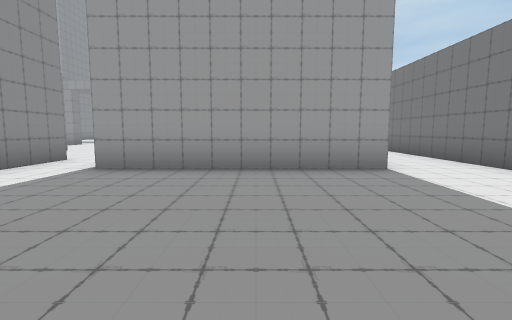
view 1 (above)

20 first-person views from a walk through a Unity game level. The camera is 1.3 m above the floor, tilts 6° down and sees 85° across. The floor is counted in squares, 2 m on a side. Each view is taken from the middle of a square. On the plan, view 1 faces up. The plan holds only what a view shows up to about 9 squares ahead; the rest is blank. The place goes on beyond the plan. The player character is not drawn.

view 2
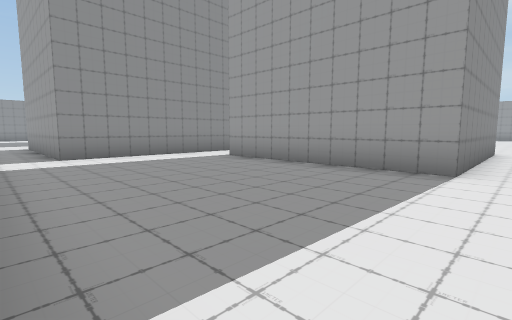

view 3
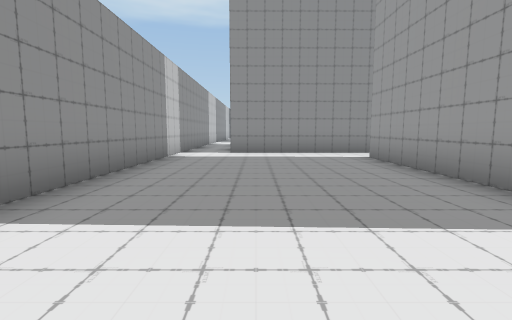

view 4
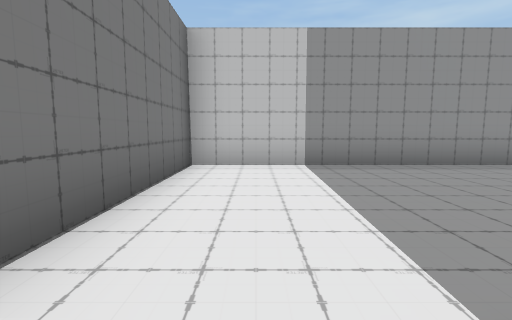

view 5
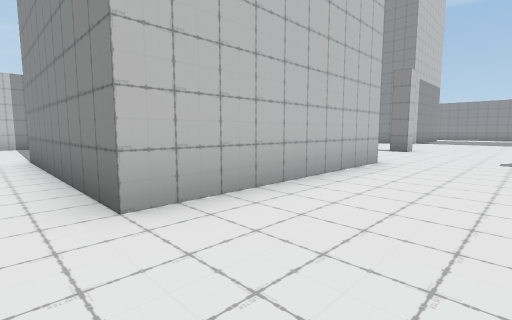

view 6
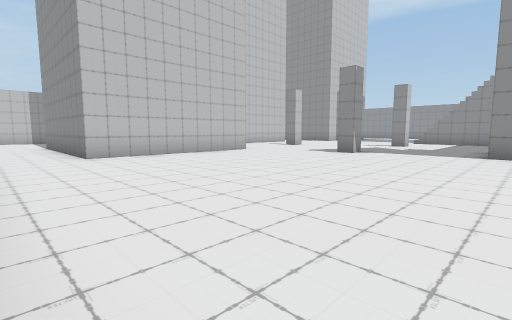

view 7
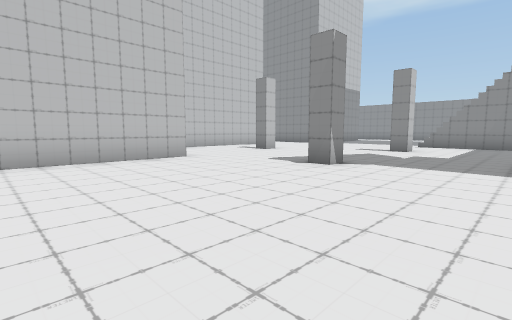

view 8
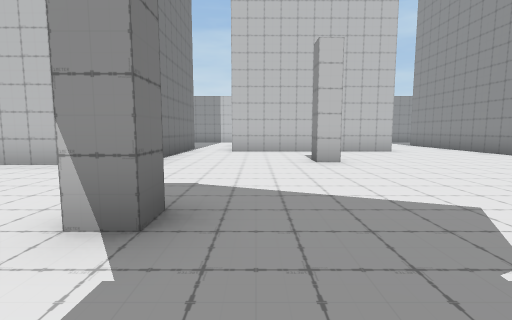

view 9
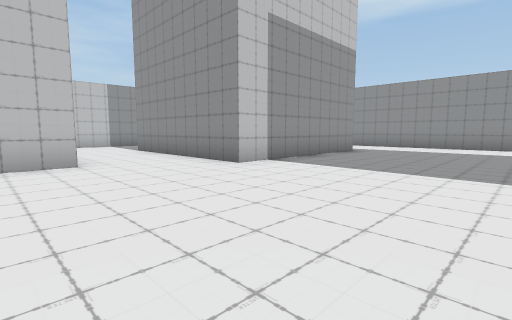

view 10
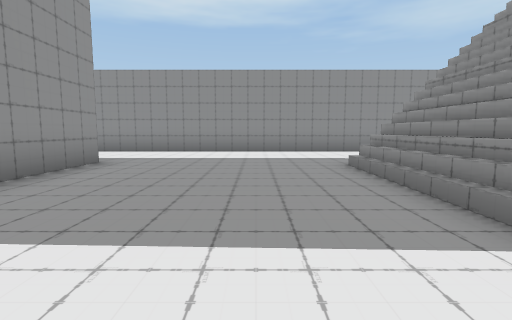

view 11
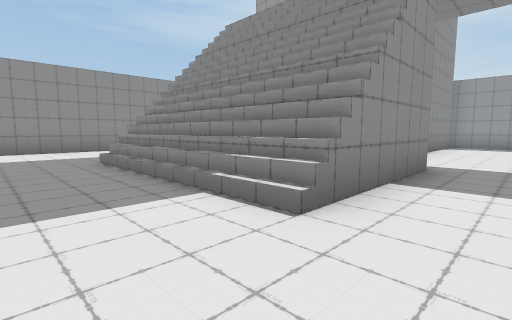

view 12
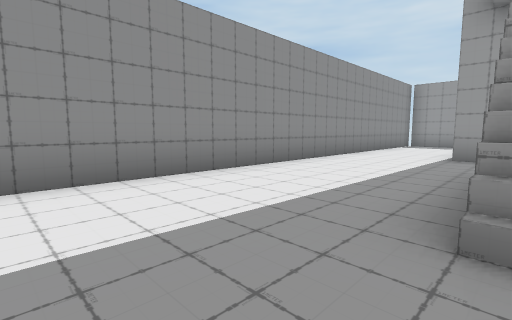

view 13
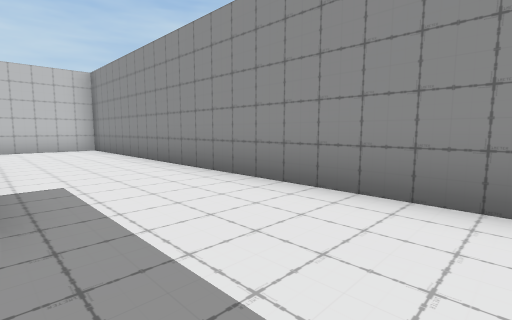

view 14
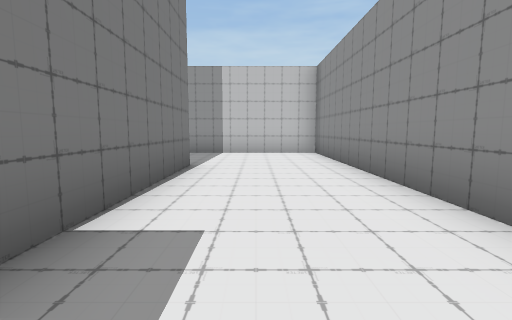

view 15
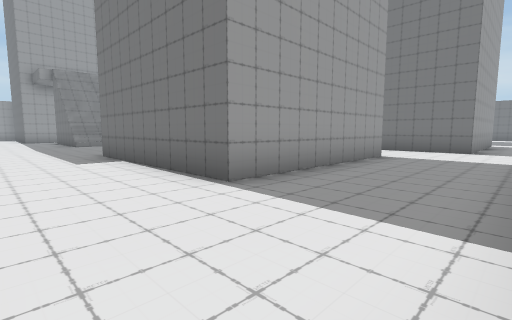

view 16
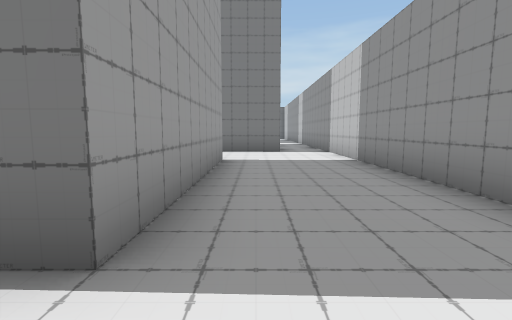

view 17
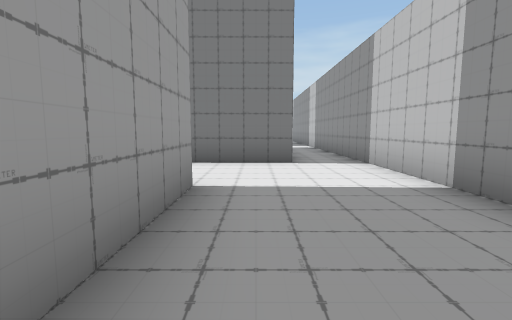

view 18
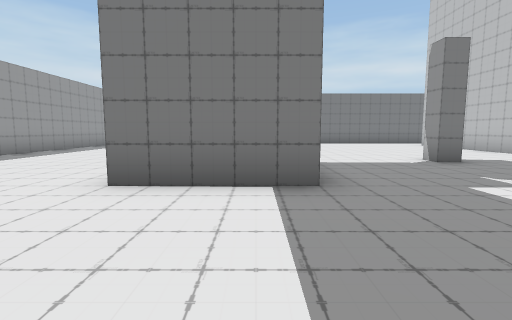

view 19
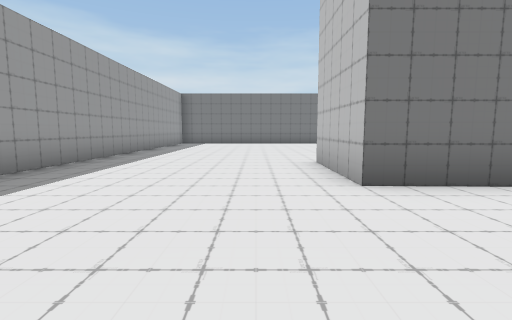

view 20
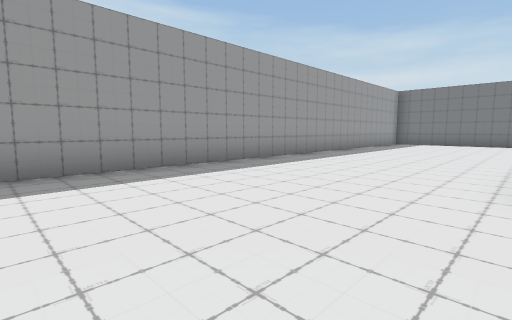

### Floor plan
Key: @ floor where view 1 was taken; # wall or solid block; . floor; / step, stairs or slope.
Columns run from 20 left of view 1 to 5 right of it. Each row starts with its distance up from view 1.
 24           ##########
 23          ...........
 22        #.............
 21  ..    #..............
 20 #..     ..............
 19 #..#    .............
 18 #...    ......##  ..
 17 #...     .....##.........
 16 #...//// ................
 15 #.../////................
 14 #.../////................
 13 #.../////..#....#........
 12 #........................
 11 #........................
 10 #........................
  9 #............#....#####..#
  8 #.................#   #..#
  7 #...#####.........#   #..#
  6 #...#   #..#####..#   #..#
  5 #...#   #..    #..#####..#
  4 #...#   #..    #.........#
  3 #...#####..#   #.........#
  2 #..........#####.........#
  1 #........................#
  0 #...................@....#
 -1 ##########################

Where each view was taken, in squares from view 1:
view 1: 0 up, 0 right, facing up
view 2: 0 up, 3 right, facing up-left
view 3: 2 up, 4 right, facing left
view 4: 5 up, 3 right, facing down
view 5: 12 up, 3 right, facing down-left
view 6: 17 up, 4 right, facing down-left
view 7: 16 up, 1 right, facing down-left
view 8: 15 up, 5 left, facing down
view 9: 12 up, 8 left, facing down-left
view 10: 11 up, 11 left, facing left
view 11: 11 up, 10 left, facing up-left
view 12: 11 up, 16 left, facing up-left
view 13: 10 up, 17 left, facing down-left
view 14: 8 up, 18 left, facing down
view 15: 0 up, 19 left, facing up-right
view 16: 2 up, 18 left, facing right
view 17: 2 up, 15 left, facing right
view 18: 17 up, 10 left, facing right
view 19: 20 up, 10 left, facing right
view 20: 19 up, 10 left, facing up-right
